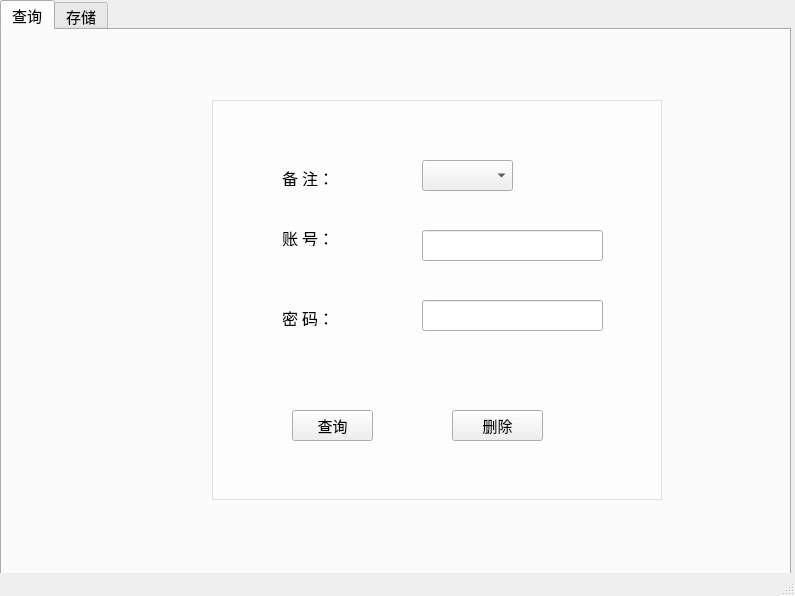
<?xml version="1.0" encoding="UTF-8"?>
<ui version="4.0">
 <class>MainWindow</class>
 <widget class="QMainWindow" name="MainWindow">
  <property name="geometry">
   <rect>
    <x>0</x>
    <y>0</y>
    <width>795</width>
    <height>596</height>
   </rect>
  </property>
  <property name="font">
   <font>
    <pointsize>11</pointsize>
   </font>
  </property>
  <property name="windowTitle">
   <string>CipherGuard</string>
  </property>
  <widget class="QWidget" name="centralwidget">
   <widget class="QTabWidget" name="tabWidget">
    <property name="geometry">
     <rect>
      <x>0</x>
      <y>0</y>
      <width>791</width>
      <height>591</height>
     </rect>
    </property>
    <property name="currentIndex">
     <number>0</number>
    </property>
    <widget class="QWidget" name="tab">
     <attribute name="title">
      <string>查询</string>
     </attribute>
     <widget class="QPushButton" name="delete_Button">
      <property name="geometry">
       <rect>
        <x>450</x>
        <y>380</y>
        <width>91</width>
        <height>31</height>
       </rect>
      </property>
      <property name="font">
       <font>
        <family>楷体</family>
        <pointsize>11</pointsize>
       </font>
      </property>
      <property name="text">
       <string>删除</string>
      </property>
     </widget>
     <widget class="QComboBox" name="comboBox">
      <property name="geometry">
       <rect>
        <x>420</x>
        <y>130</y>
        <width>91</width>
        <height>31</height>
       </rect>
      </property>
      <property name="placeholderText">
       <string/>
      </property>
      <property name="duplicatesEnabled">
       <bool>false</bool>
      </property>
     </widget>
     <widget class="QLabel" name="label_5">
      <property name="geometry">
       <rect>
        <x>280</x>
        <y>200</y>
        <width>54</width>
        <height>16</height>
       </rect>
      </property>
      <property name="font">
       <font>
        <family>楷体</family>
        <pointsize>12</pointsize>
       </font>
      </property>
      <property name="text">
       <string>账 号：</string>
      </property>
     </widget>
     <widget class="QLabel" name="label_6">
      <property name="geometry">
       <rect>
        <x>280</x>
        <y>280</y>
        <width>54</width>
        <height>16</height>
       </rect>
      </property>
      <property name="font">
       <font>
        <family>楷体</family>
        <pointsize>12</pointsize>
       </font>
      </property>
      <property name="text">
       <string>密 码：</string>
      </property>
     </widget>
     <widget class="QLabel" name="label_7">
      <property name="geometry">
       <rect>
        <x>280</x>
        <y>140</y>
        <width>54</width>
        <height>16</height>
       </rect>
      </property>
      <property name="font">
       <font>
        <family>楷体</family>
        <pointsize>12</pointsize>
       </font>
      </property>
      <property name="text">
       <string>备 注：</string>
      </property>
     </widget>
     <widget class="QPushButton" name="query_Button">
      <property name="geometry">
       <rect>
        <x>290</x>
        <y>380</y>
        <width>81</width>
        <height>31</height>
       </rect>
      </property>
      <property name="font">
       <font>
        <family>楷体</family>
        <pointsize>11</pointsize>
       </font>
      </property>
      <property name="text">
       <string>查询</string>
      </property>
     </widget>
     <widget class="QLineEdit" name="user_ID">
      <property name="geometry">
       <rect>
        <x>420</x>
        <y>200</y>
        <width>181</width>
        <height>31</height>
       </rect>
      </property>
     </widget>
     <widget class="QLineEdit" name="pass_WORD">
      <property name="geometry">
       <rect>
        <x>420</x>
        <y>270</y>
        <width>181</width>
        <height>31</height>
       </rect>
      </property>
     </widget>
     <widget class="QListWidget" name="listWidget">
      <property name="geometry">
       <rect>
        <x>210</x>
        <y>70</y>
        <width>450</width>
        <height>400</height>
       </rect>
      </property>
      <property name="styleSheet">
       <string notr="true">background-color: rgba(255, 255, 255, 0.5)</string>
      </property>
     </widget>
     <zorder>listWidget</zorder>
     <zorder>delete_Button</zorder>
     <zorder>comboBox</zorder>
     <zorder>label_5</zorder>
     <zorder>label_6</zorder>
     <zorder>label_7</zorder>
     <zorder>query_Button</zorder>
     <zorder>user_ID</zorder>
     <zorder>pass_WORD</zorder>
    </widget>
    <widget class="QWidget" name="tab_2">
     <attribute name="title">
      <string>存储</string>
     </attribute>
     <widget class="QPushButton" name="create_btn">
      <property name="geometry">
       <rect>
        <x>300</x>
        <y>420</y>
        <width>93</width>
        <height>28</height>
       </rect>
      </property>
      <property name="font">
       <font>
        <family>楷体</family>
        <pointsize>11</pointsize>
       </font>
      </property>
      <property name="text">
       <string>生成</string>
      </property>
     </widget>
     <widget class="QPushButton" name="submit_btn">
      <property name="geometry">
       <rect>
        <x>440</x>
        <y>420</y>
        <width>93</width>
        <height>28</height>
       </rect>
      </property>
      <property name="font">
       <font>
        <family>楷体</family>
        <pointsize>11</pointsize>
       </font>
      </property>
      <property name="text">
       <string>提交</string>
      </property>
     </widget>
     <widget class="QWidget" name="gridLayoutWidget">
      <property name="geometry">
       <rect>
        <x>280</x>
        <y>120</y>
        <width>351</width>
        <height>271</height>
       </rect>
      </property>
      <layout class="QGridLayout" name="gridLayout">
       <item row="0" column="0">
        <widget class="QLabel" name="label">
         <property name="font">
          <font>
           <family>楷体</family>
           <pointsize>11</pointsize>
          </font>
         </property>
         <property name="text">
          <string>备注</string>
         </property>
        </widget>
       </item>
       <item row="3" column="0">
        <widget class="QLabel" name="label_4">
         <property name="font">
          <font>
           <family>楷体</family>
           <pointsize>11</pointsize>
          </font>
         </property>
         <property name="text">
          <string>密码</string>
         </property>
        </widget>
       </item>
       <item row="2" column="1">
        <widget class="QLineEdit" name="pwdlength"/>
       </item>
       <item row="1" column="1">
        <widget class="QLineEdit" name="userid"/>
       </item>
       <item row="2" column="0">
        <widget class="QLabel" name="label_3">
         <property name="font">
          <font>
           <family>楷体</family>
           <pointsize>11</pointsize>
          </font>
         </property>
         <property name="text">
          <string>密码长度</string>
         </property>
        </widget>
       </item>
       <item row="1" column="0">
        <widget class="QLabel" name="label_2">
         <property name="font">
          <font>
           <family>楷体</family>
           <pointsize>11</pointsize>
          </font>
         </property>
         <property name="text">
          <string>账号</string>
         </property>
        </widget>
       </item>
       <item row="3" column="1">
        <widget class="QLineEdit" name="passwd"/>
       </item>
       <item row="0" column="1">
        <widget class="QLineEdit" name="notes">
         <property name="minimumSize">
          <size>
           <width>10</width>
           <height>0</height>
          </size>
         </property>
        </widget>
       </item>
       <item row="3" column="2">
        <widget class="QPushButton" name="hideorshow_btn">
         <property name="text">
          <string/>
         </property>
         <property name="icon">
          <iconset>
           <normaloff>icon/preview-close-one.png</normaloff>icon/preview-close-one.png</iconset>
         </property>
        </widget>
       </item>
      </layout>
     </widget>
     <widget class="QListView" name="listView">
      <property name="geometry">
       <rect>
        <x>210</x>
        <y>70</y>
        <width>450</width>
        <height>400</height>
       </rect>
      </property>
      <property name="styleSheet">
       <string notr="true">background-color: rgba(255, 255, 255, 0.5)</string>
      </property>
     </widget>
     <zorder>listView</zorder>
     <zorder>create_btn</zorder>
     <zorder>submit_btn</zorder>
     <zorder>gridLayoutWidget</zorder>
    </widget>
   </widget>
  </widget>
  <widget class="QStatusBar" name="statusbar"/>
 </widget>
 <resources/>
 <connections/>
</ui>
